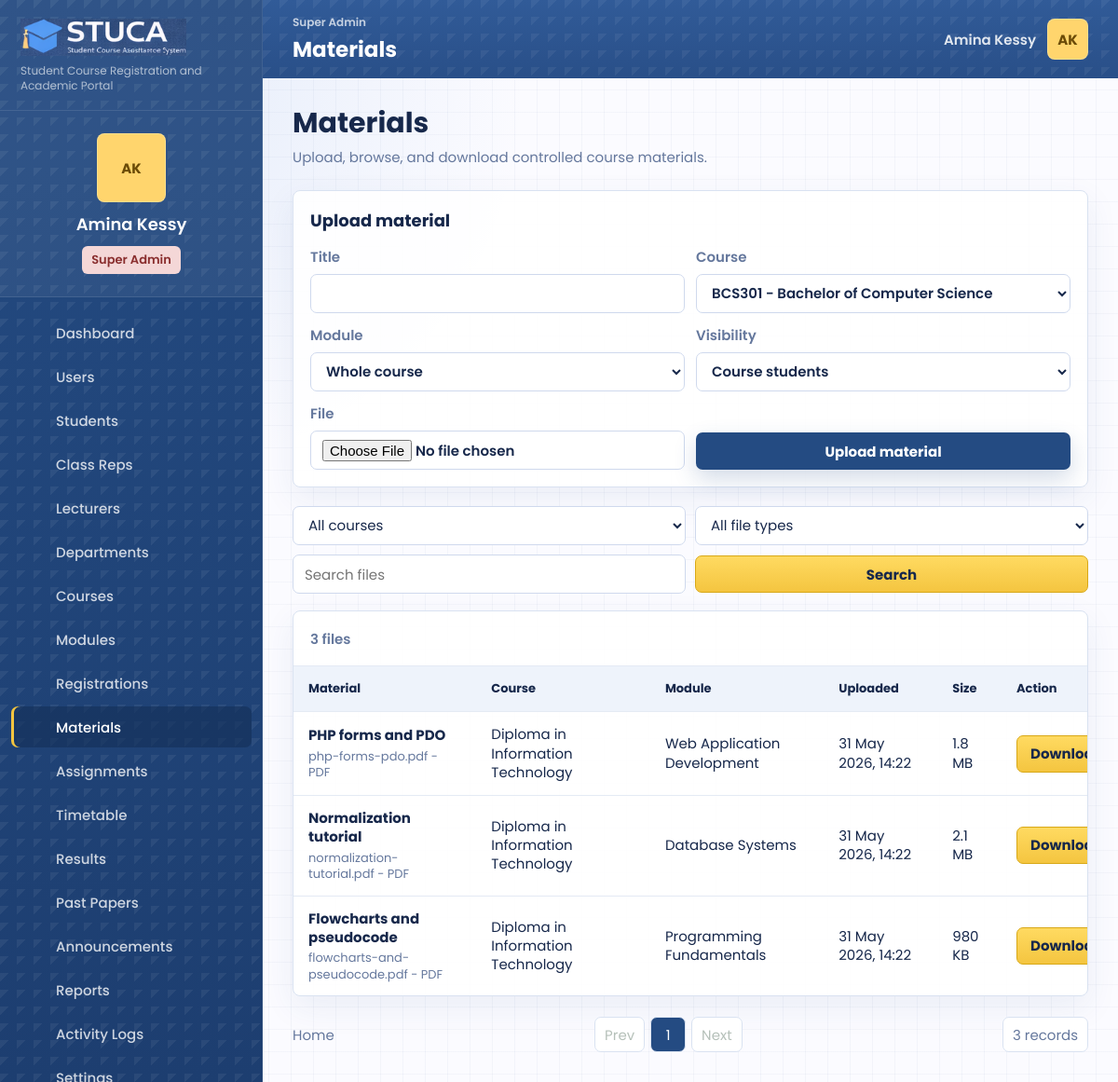
The app's page /materials.php (signed in) with its own data.
### tables this page shows
CREATE TABLE users (
    id INT UNSIGNED AUTO_INCREMENT PRIMARY KEY,
    role_id INT UNSIGNED NOT NULL,
    department_id INT UNSIGNED NULL,
    name VARCHAR(140) NOT NULL,
    email VARCHAR(190) NOT NULL UNIQUE,
    password_hash VARCHAR(255) NOT NULL,
    status ENUM('active', 'suspended') NOT NULL DEFAULT 'active',
    student_number VARCHAR(60) NULL UNIQUE,
    staff_number VARCHAR(60) NULL UNIQUE,
    phone VARCHAR(40) NULL,
    program VARCHAR(160) NULL,
    class_group VARCHAR(80) NULL,
    created_at TIMESTAMP DEFAULT CURRENT_TIMESTAMP,
    updated_at TIMESTAMP DEFAULT CURRENT_TIMESTAMP ON UPDATE CURRENT_TIMESTAMP,
    INDEX idx_users_role (role_id),
    INDEX idx_users_department (department_id),
    INDEX idx_users_status (status),
    CONSTRAINT fk_users_role FOREIGN KEY (role_id) REFERENCES roles(id),
    CONSTRAINT fk_users_department FOREIGN KEY (department_id) REFERENCES departments(id) ON DELETE SET NULL
);

CREATE TABLE modules (
    id INT UNSIGNED AUTO_INCREMENT PRIMARY KEY,
    course_id INT UNSIGNED NOT NULL,
    semester_id INT UNSIGNED NULL,
    code VARCHAR(40) NOT NULL UNIQUE,
    title VARCHAR(190) NOT NULL,
    description TEXT NULL,
    credits TINYINT UNSIGNED NOT NULL DEFAULT 3,
    created_at TIMESTAMP DEFAULT CURRENT_TIMESTAMP,
    updated_at TIMESTAMP DEFAULT CURRENT_TIMESTAMP ON UPDATE CURRENT_TIMESTAMP,
    INDEX idx_modules_course (course_id),
    INDEX idx_modules_semester (semester_id),
    CONSTRAINT fk_modules_course FOREIGN KEY (course_id) REFERENCES courses(id) ON DELETE CASCADE,
    CONSTRAINT fk_modules_semester FOREIGN KEY (semester_id) REFERENCES semesters(id) ON DELETE SET NULL
);

CREATE TABLE materials (
    id INT UNSIGNED AUTO_INCREMENT PRIMARY KEY,
    course_id INT UNSIGNED NOT NULL,
    module_id INT UNSIGNED NULL,
    uploaded_by INT UNSIGNED NULL,
    title VARCHAR(190) NOT NULL,
    file_name VARCHAR(190) NOT NULL,
    file_path VARCHAR(255) NOT NULL,
    file_size VARCHAR(40) NOT NULL,
    file_type VARCHAR(20) NOT NULL,
    visibility ENUM('course', 'public') NOT NULL DEFAULT 'course',
    created_at TIMESTAMP DEFAULT CURRENT_TIMESTAMP,
    updated_at TIMESTAMP DEFAULT CURRENT_TIMESTAMP ON UPDATE CURRENT_TIMESTAMP,
    INDEX idx_materials_course (course_id),
    INDEX idx_materials_module (module_id),
    INDEX idx_materials_type (file_type),
    CONSTRAINT fk_materials_course FOREIGN KEY (course_id) REFERENCES courses(id) ON DELETE CASCADE,
    CONSTRAINT fk_materials_module FOREIGN KEY (module_id) REFERENCES modules(id) ON DELETE SET NULL,
    CONSTRAINT fk_materials_uploader FOREIGN KEY (uploaded_by) REFERENCES users(id) ON DELETE SET NULL
);

CREATE TABLE courses (
    id INT UNSIGNED AUTO_INCREMENT PRIMARY KEY,
    department_id INT UNSIGNED NULL,
    code VARCHAR(40) NOT NULL UNIQUE,
    title VARCHAR(190) NOT NULL,
    description TEXT NULL,
    level VARCHAR(80) NULL,
    credits SMALLINT UNSIGNED NOT NULL DEFAULT 3,
    status ENUM('active', 'archived') NOT NULL DEFAULT 'active',
    created_at TIMESTAMP DEFAULT CURRENT_TIMESTAMP,
    updated_at TIMESTAMP DEFAULT CURRENT_TIMESTAMP ON UPDATE CURRENT_TIMESTAMP,
    INDEX idx_courses_department (department_id),
    INDEX idx_courses_status (status),
    CONSTRAINT fk_courses_department FOREIGN KEY (department_id) REFERENCES departments(id) ON DELETE SET NULL
);

### public/materials.php (the view, shortened to what the rows shown need)
<?php
require dirname(__DIR__) . '/app/bootstrap.php';
$repo = repository();
$user = current_user();
$modules = $repo->getModuleOptions();
$filters = [
    'course_id' => request_value('course_id'),
    'file_type' => request_value('file_type'),
    'search' => request_value('search'),
];
$materials = $repo->getMaterials($filters, $user);
$pagination = paginate($materials, (int) request_value('page', '1'), app_config('items_per_page'));
page_start('Materials', 'materials');
?>
<section class="page-title-row">
    <div>
        <h2>Materials</h2>
    </div>
</section>
<?php if (can_upload_teaching_files($user['role'])): ?>
<section class="panel compact">
    <div class="panel-heading"><h2>Upload material</h2></div>
</section>
<?php endif; ?>
<section class="panel table-panel">
    <div class="table-actions">
        <span><?= e($pagination['total']) ?> files</span>
    </div>
    <div class="responsive-table">
        <table>
            <thead>
                <tr>
                    <th>Material</th>
                    <th>Course</th>
                    <th>Module</th>
                    <th>Uploaded</th>
                    <th>Size</th>
                    <th>Action</th>
                </tr>
            </thead>
            <tbody>
                <?php foreach ($pagination['items'] as $material): ?>
                    <tr>
                        <td><strong><?= e($material['title'] ?? $material['file_name']) ?></strong><span><?= e($material['file_name']) ?> - <?= e($material['file_type']) ?></span></td>
                        <td><?= e($material['course_title']) ?></td>
                        <td><?= e($material['module_name'] ?: 'Whole course') ?></td>
                        <td><?= e(display_datetime($material['date_uploaded'] ?? '')) ?></td>
                        <td><?= e($material['file_size']) ?></td>
                        <td><a class="button yellow" href="<?= e($material['file_path'] ?? '#') ?>" download>Download</a></td>
                    </tr>
                <?php endforeach; ?>
            </tbody>
        </table>
    </div>
</section>
<?php
pagination_controls($pagination);
page_end();

### app/includes/layout.php (shortened to what the rows shown need)
<?php
function page_start(string $title, string $active): void
{
    $user = current_user();
    if ($user && !empty($user['email'])) {
        $freshUser = repository()->findUserByEmail($user['email']);
        if ($freshUser) {
            unset($freshUser['password_hash']);
            $user = $freshUser;
        }
    }
    $displayName = $user['name'] ?? 'Guest';
    $role = role_label($user['role'] ?? null);
    ?>
    <!doctype html>
    <html lang="en">
    <head>
        <link rel="stylesheet" href="assets/css/styles.css?v=20260601-workflow">
    </head>
    <body class="page-<?= e($active) ?>">
        <aside class="sidebar" id="sidebar">
            <div class="profile-card">
                <div class="avatar-initials"><?= e(initials($displayName)) ?></div>
                <strong><?= e($displayName) ?></strong>
                <span class="role-pill <?= e(role_badge_class($user['role'] ?? null)) ?>"><?= e($role) ?></span>
            </div>
        </aside>
        <div class="app-shell">
            <header class="topbar">
                <div>
                    <h1><?= e($title) ?></h1>
                </div>
                <div class="topbar-user">
                    <span class="topbar-name"><?= e($displayName) ?></span>
                    <a class="avatar-initials tiny" href="profile.php" aria-label="Open profile"><?= e(initials($displayName)) ?></a>
                </div>
            </header>
            <main class="content" id="content">
    <?php
}
function page_end(): void
{
    ?>
            </main>
        </div>
    </body>
    </html>
    <?php
}
function pagination_controls(array $pagination): void
{
    $page = $pagination['page'];
    $pages = $pagination['pages'];
    ?>
    <div class="pagination">
        <a class="home-link" href="dashboard.php">Home</a>
        <div class="page-links">
            <a class="<?= $page <= 1 ? 'disabled' : '' ?>" href="?<?= e(build_query(['page' => max(1, $page - 1)])) ?>">Prev</a>
            <?php for ($i = 1; $i <= $pages; $i++): ?>
                <a class="<?= $page === $i ? 'current' : '' ?>" href="?<?= e(build_query(['page' => $i])) ?>"><?= e($i) ?></a>
            <?php endfor; ?>
            <a class="<?= $page >= $pages ? 'disabled' : '' ?>" href="?<?= e(build_query(['page' => min($pages, $page + 1)])) ?>">Next</a>
        </div>
        <span><?= e((string) $pagination['total']) ?> records</span>
    </div>
    <?php
}
    ?>

### records on screen
users: name "AK", name "Amina Kessy"
modules: id "3"
materials: title "PHP forms and PDO", file_name "php-forms-pdo.pdf", file_type "PDF", course.title "Diploma in Information Technology", module.title "Web Application Development", created_at "31 May 2026, 14:22", file_size "1.8 MB"
materials: title "Normalization tutorial", file_name "normalization-tutorial.pdf", file_type "PDF", course.title "Diploma in Information Technology", module.title "Database Systems", created_at "31 May 2026, 14:22", file_size "2.1 MB"
materials: title "Flowcharts and pseudocode", file_name "flowcharts-and-pseudocode.pdf", file_type "PDF", course.title "Diploma in Information Technology", module.title "Programming Fundamentals", created_at "31 May 2026, 14:22", file_size "980 KB"

### other values on screen
$config['app_subtitle'] "Student Course Registration and Academic Portal"
$role "Super Admin"
$item['label'] "Dashboard"
$item['label'] "Users"
$item['label'] "Students"
$item['label'] "Class Reps"
$item['label'] "Lecturers"
$item['label'] "Departments"
$item['label'] "Courses"
$item['label'] "Modules"
$item['label'] "Registrations"
$item['label'] "Materials"
$item['label'] "Assignments"
$item['label'] "Timetable"
$item['label'] "Results"
